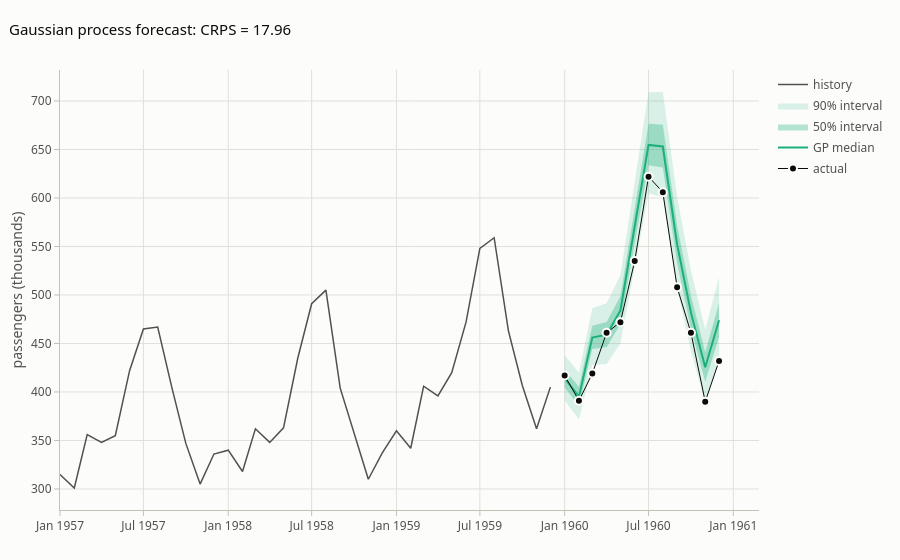

Notebook code cell kept with this figure:
### Markdown cell above
## 3. Gaussian-process forecast (NumPy implementation)
A GP is a prior over functions $f\sim\mathcal{GP}(0,k)$ with $y=f(t)+\varepsilon$. The kernel encodes our beliefs:
$$k(t,t')=\underbrace{s_p^2\exp\!\Big(-\tfrac{2\sin^2(\pi|t-t'|/12)}{\ell_p^2}\Big)\exp\!\Big(-\tfrac{(t-t')^2}{2\ell_d^2}\Big)}_{\text{yearly pattern that slowly evolves}}+\underbrace{s_r^2\exp\!\Big(-\tfrac{(t-t')^2}{2\ell_r^2}\Big)}_{\text{smooth deviations from the trend}}+\sigma_n^2\delta_{tt'}$$
We remove a linear trend first (GPs revert to their mean when extrapolating), fit the hyper-parameters by maximising
the **log marginal likelihood**, and get a closed-form Gaussian predictive:
$\mu_*=K_{*}^{\top}K^{-1}y$, $\Sigma_*=K_{**}-K_*^\top K^{-1}K_*$.

### Code cell
t_tr = np.arange(len(train), dtype=float)
t_te = np.arange(len(train), len(z), dtype=float)
coef = np.polyfit(t_tr, train.values, 1)
r_tr = train.values - np.polyval(coef, t_tr)

def kernel(a, b, th):
    lp, ld, sp, lr, sr = np.exp(th[:5])
    d = a[:, None] - b[None, :]
    return (sp**2 * np.exp(-2 * np.sin(np.pi * d / 12) ** 2 / lp**2) * np.exp(-d**2 / (2 * ld**2))
            + sr**2 * np.exp(-d**2 / (2 * lr**2)))

def neg_log_ml(th):
    K = kernel(t_tr, t_tr, th) + (np.exp(th[5]) ** 2 + 1e-8) * np.eye(len(t_tr))
    try:
        L = np.linalg.cholesky(K)
    except np.linalg.LinAlgError:
        return 1e10
    a = np.linalg.solve(L.T, np.linalg.solve(L, r_tr))
    return 0.5 * r_tr @ a + np.log(np.diag(L)).sum() + 0.5 * len(r_tr) * np.log(2 * np.pi)

th0 = np.log([1.0, 60.0, 0.1, 12.0, 0.05, 0.03])
opt = optimize.minimize(neg_log_ml, th0, method="L-BFGS-B", bounds=[(-3, 3), (1, 7), (-6, 1), (0, 5), (-6, 1), (-7, -1)])
th = opt.x
print("hyper-parameters [l_p, l_d, s_p, l_r, s_r, sigma_n] =", np.round(np.exp(th), 3))

K = kernel(t_tr, t_tr, th) + np.exp(th[5]) ** 2 * np.eye(len(t_tr))
Ks, Kss = kernel(t_tr, t_te, th), kernel(t_te, t_te, th)
L = np.linalg.cholesky(K)
alpha_ = np.linalg.solve(L.T, np.linalg.solve(L, r_tr))
v = np.linalg.solve(L, Ks)
gp_mu = Ks.T @ alpha_ + np.polyval(coef, t_te)
gp_cov = Kss - v.T @ v + np.exp(th[5]) ** 2 * np.eye(len(t_te))
gp_sd = np.sqrt(np.diag(gp_cov))

gp_paths = np.exp(rng.multivariate_normal(gp_mu, gp_cov, 4000))      # joint GP predictive -> paths
fig = pf.add_fan(go.Figure(), test.index, {t: np.exp(gp_mu + gp_sd * stats.norm.ppf(t)) for t in taus},
                 history=air[:"1959-12-01"], actual=np.exp(test.values), n_history=36, color=pf.SERIES[2], label="GP", fmt=",.0f")
fig.update_layout(title=f"Gaussian process forecast: CRPS = {pf.crps_sample(np.exp(test.values), gp_paths).mean():.2f}",
                  yaxis_title="passengers (thousands)")
fig.show()

### Figure 1 — Plotly figure (JSON) as saved in the notebook; plotly's stock layout.template omitted (floating-point values rounded to 4 significant figures)
{"data": [{"hovertemplate": "history: %{y:,.0f}<extra></extra>", "legendgroup": "history", "line": {"color": "#52514e", "width": 1.5}, "mode": "lines", "name": "history", "showlegend": true, "type": "scatter", "x": ["1957-01-01T00:00:00.000000", "1957-02-01T00:00:00.000000", "1957-03-01T00:00:00.000000", "1957-04-01T00:00:00.000000", "1957-05-01T00:00:00.000000", "1957-06-01T00:00:00.000000", "1957-07-01T00:00:00.000000", "1957-08-01T00:00:00.000000", "1957-09-01T00:00:00.000000", "1957-10-01T00:00:00.000000", "1957-11-01T00:00:00.000000", "1957-12-01T00:00:00.000000", "1958-01-01T00:00:00.000000", "1958-02-01T00:00:00.000000", "1958-03-01T00:00:00.000000", "1958-04-01T00:00:00.000000", "1958-05-01T00:00:00.000000", "1958-06-01T00:00:00.000000", "1958-07-01T00:00:00.000000", "1958-08-01T00:00:00.000000", "1958-09-01T00:00:00.000000", "1958-10-01T00:00:00.000000", "1958-11-01T00:00:00.000000", "1958-12-01T00:00:00.000000", "1959-01-01T00:00:00.000000", "1959-02-01T00:00:00.000000", "1959-03-01T00:00:00.000000", "1959-04-01T00:00:00.000000", "1959-05-01T00:00:00.000000", "1959-06-01T00:00:00.000000", "1959-07-01T00:00:00.000000", "1959-08-01T00:00:00.000000", "1959-09-01T00:00:00.000000", "1959-10-01T00:00:00.000000", "1959-11-01T00:00:00.000000", "1959-12-01T00:00:00.000000"], "y": [315.0, 301.0, 356.0, 348.0, 355.0, 422.0, 465.0, 467.0, 404.0, 347.0, 305.0, 336.0, 340.0, 318.0, 362.0, 348.0, 363.0, 435.0, 491.0, 505.0, 404.0, 359.0, 310.0, 337.0, 360.0, 342.0, 406.0, 396.0, 420.0, 472.0, 548.0, 559.0, 463.0, 407.0, 362.0, 405.0]}, {"fill": "toself", "fillcolor": "rgba(27,175,122,0.16)", "hoverinfo": "skip", "legendgroup": "GP90", "line": {"width": 0}, "mode": "lines", "name": "90% interval", "showlegend": true, "type": "scatter", "x": ["1960-01-01T00:00:00", "1960-02-01T00:00:00", "1960-03-01T00:00:00", "1960-04-01T00:00:00", "1960-05-01T00:00:00", "1960-06-01T00:00:00", "1960-07-01T00:00:00", "1960-08-01T00:00:00", "1960-09-01T00:00:00", "1960-10-01T00:00:00", "1960-11-01T00:00:00", "1960-12-01T00:00:00", "1960-12-01T00:00:00", "1960-11-01T00:00:00", "1960-10-01T00:00:00", "1960-09-01T00:00:00", "1960-08-01T00:00:00", "1960-07-01T00:00:00", "1960-06-01T00:00:00", "1960-05-01T00:00:00", "1960-04-01T00:00:00", "1960-03-01T00:00:00", "1960-02-01T00:00:00", "1960-01-01T00:00:00"], "y": [437.8, 419.8, 486.4, 491.5, 520.4, 617.3, 709.0, 709.3, 600.9, 525.3, 464.4, 518.0, 433.7, 389.8, 441.9, 507.2, 601.4, 604.6, 530.0, 450.3, 428.8, 427.9, 372.0, 391.3]}, {"fill": "toself", "fillcolor": "rgba(27,175,122,0.32)", "hoverinfo": "skip", "legendgroup": "GP50", "line": {"width": 0}, "mode": "lines", "name": "50% interval", "showlegend": true, "type": "scatter", "x": ["1960-01-01T00:00:00", "1960-02-01T00:00:00", "1960-03-01T00:00:00", "1960-04-01T00:00:00", "1960-05-01T00:00:00", "1960-06-01T00:00:00", "1960-07-01T00:00:00", "1960-08-01T00:00:00", "1960-09-01T00:00:00", "1960-10-01T00:00:00", "1960-11-01T00:00:00", "1960-12-01T00:00:00", "1960-12-01T00:00:00", "1960-11-01T00:00:00", "1960-10-01T00:00:00", "1960-09-01T00:00:00", "1960-08-01T00:00:00", "1960-07-01T00:00:00", "1960-06-01T00:00:00", "1960-05-01T00:00:00", "1960-04-01T00:00:00", "1960-03-01T00:00:00", "1960-02-01T00:00:00", "1960-01-01T00:00:00"], "y": [423.5, 405.1, 468.3, 472.1, 498.6, 590.2, 676.4, 675.6, 571.6, 499.2, 441.0, 491.6, 457.0, 410.5, 465.0, 533.2, 631.4, 633.7, 554.4, 469.9, 446.4, 444.3, 385.5, 404.5]}, {"customdata": [[404.5, 423.5, 391.3, 437.8], [385.5, 405.1, 372.0, 419.8], [444.3, 468.3, 427.9, 486.4], [446.4, 472.1, 428.8, 491.5], [469.9, 498.6, 450.3, 520.4], [554.4, 590.2, 530.0, 617.3], [633.7, 676.4, 604.6, 709.0], [631.4, 675.6, 601.4, 709.3], [533.2, 571.6, 507.2, 600.9], [465.0, 499.2, 441.9, 525.3], [410.5, 441.0, 389.8, 464.4], [457.0, 491.6, 433.7, 518.0]], "hovertemplate": "GP median: %{y:,.0f}<br>50%: %{customdata[0]:,.0f} – %{customdata[1]:,.0f}<br>90%: %{customdata[2]:,.0f} – %{customdata[3]:,.0f}<extra></extra>", "legendgroup": "GPmed", "line": {"color": "#1baf7a", "width": 2}, "mode": "lines", "name": "GP median", "showlegend": true, "type": "scatter", "x": ["1960-01-01T00:00:00", "1960-02-01T00:00:00", "1960-03-01T00:00:00", "1960-04-01T00:00:00", "1960-05-01T00:00:00", "1960-06-01T00:00:00", "1960-07-01T00:00:00", "1960-08-01T00:00:00", "1960-09-01T00:00:00", "1960-10-01T00:00:00", "1960-11-01T00:00:00", "1960-12-01T00:00:00"], "y": [413.9, 395.2, 456.2, 459.1, 484.1, 572.0, 654.7, 653.1, 552.1, 481.8, 425.5, 474.0]}, {"hovertemplate": "actual: %{y:,.0f}<extra></extra>", "legendgroup": "actual", "line": {"color": "#0b0b0b", "width": 1}, "marker": {"color": "#0b0b0b", "line": {"color": "#fcfcfb", "width": 2}, "size": 8}, "mode": "markers+lines", "name": "actual", "showlegend": true, "type": "scatter", "x": ["1960-01-01T00:00:00", "1960-02-01T00:00:00", "1960-03-01T00:00:00", "1960-04-01T00:00:00", "1960-05-01T00:00:00", "1960-06-01T00:00:00", "1960-07-01T00:00:00", "1960-08-01T00:00:00", "1960-09-01T00:00:00", "1960-10-01T00:00:00", "1960-11-01T00:00:00", "1960-12-01T00:00:00"], "y": [417.0, 391.0, 419.0, 461.0, 472.0, 535.0, 622.0, 606.0, 508.0, 461.0, 390.0, 432.0]}], "layout": {"hovermode": "x unified", "title": {"text": "Gaussian process forecast: CRPS = 17.96"}, "yaxis": {"title": {"text": "passengers (thousands)"}}}}
